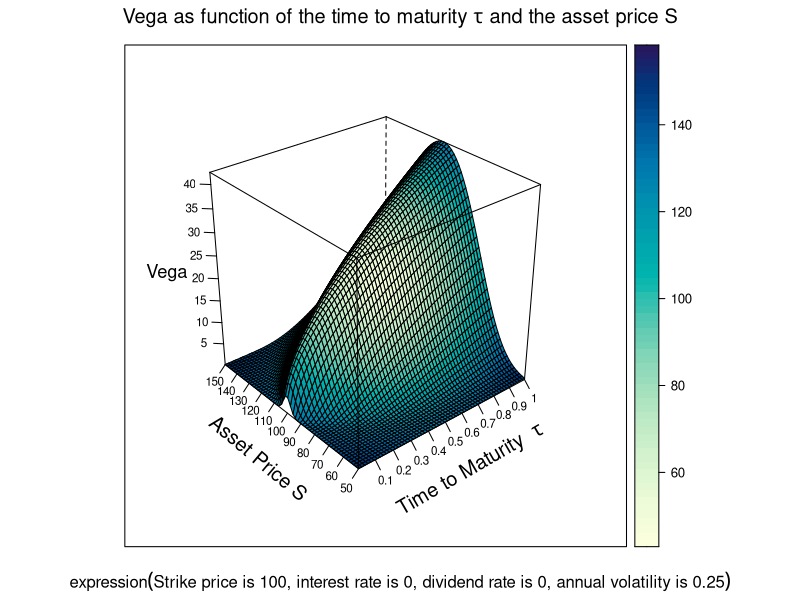

Recreate this plot in R.

# clear variables and close windows
rm(list = ls(all = TRUE))
graphics.off()

# install and load packages
libraries = c("lattice")
lapply(libraries, function(x) if (!(x %in% installed.packages())) {
install.packages(x)
})
lapply(libraries, library, quietly = TRUE, character.only = TRUE)

# parameter settings
S_min   = 50          # lower bound of Asset Price
S_max   = 150         # upper bound of Asset Price 
tau_min = 0.01        # lower bound of Time to Maturity
tau_max = 1           # upper bound of Time to Maturity
K       = 100         # exercise price 
r       = 0           # interest rate
sig     = 0.25        # volatility
d       = 0           # dividend rate
b       = r - d       # cost of carry
steps   = 60          # steps

meshgrid = function(a, b) {
    list(x = outer(b * 0, a, FUN = "+"), y = outer(b, a * 0, FUN = "+"))
}

first  = meshgrid(seq(tau_min, tau_max, (tau_max - tau_min)/(steps - 1)),
                  seq(tau_min, tau_max, (tau_max - tau_min)/(steps - 1)))

tau    = first$x
dump   = first$y
second = meshgrid(seq(S_max, S_min, -(S_max - S_min)/(steps - 1)),
                  seq(S_max, S_min, -(S_max - S_min)/(steps - 1)))

dump2  = second$x
S      = second$y
d1     = (log(S/K) + (r - d - sig^2/2) * tau)/(sig * sqrt(tau))
Vega   = S * exp(-d * tau) * dnorm(d1) * sqrt(tau)

# plot
title   = bquote(expression(paste("Strike price is ", .(K), ", interest rate is ", 
                                  .(r), ", dividend rate is ", .(d),
                                  ", annual volatility is ", .(sig))))

title_m = expression(paste("Vega as function of the time to maturity ", 
                           tau, " and the asset price S"))

scale_l = list(arrows = FALSE, col = "black", distance = 1, tick.number = 8, cex = 0.7,
               x = list(labels = round(seq(tau_min, tau_max, length = 11), 1)),
               y = list(labels = round(seq(S_min, S_max, length = 11), 1)))

# labels
lab_x = list(expression(paste("Time to Maturity  ", tau)), rot = 30, cex = 1.2)
lab_y = list("Asset Price S", rot = -40, cex = 1.2)
lab_z = list("Vega", cex = 1.1) 

wireframe(Vega ~ tau * S, drape = T, ticktype = "detailed", main = title_m, 
          sub = title, scales = scale_l, 
          xlab = lab_x, ylab = lab_y, zlab = lab_z)
